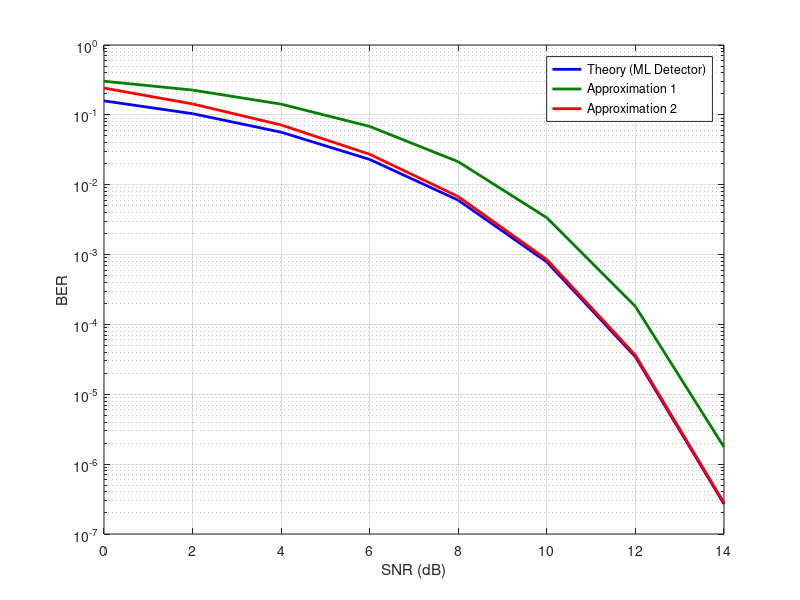

MATLAB code to generate this figure:
%%% Appendix 1 Simulation Program
%%% Written by P.-J. Su 2022/8/24

% Clear Command Window.
clc
% Remove all variables from the current workspace,
% releasing them from system memory.
clear
% Start stopwatch timer.
tic

SNR_dB = 0:2:14;   %% SNR in dB
SNR = 10.^(SNR_dB/10);

Pe_theoretical  = qfunc(sqrt(SNR));
Pe_approximation_1 = 0.5*exp(-0.5*sqrt(SNR).*sqrt(SNR));
constant_1 = 1/sqrt(2*pi);
Pe_approximation_2 = constant_1*exp(-0.5*sqrt(SNR).*sqrt(SNR))./sqrt(SNR);

clf;
semilogy(SNR_dB, Pe_theoretical, 'b', 'LineWidth', 2);
hold on;
semilogy(SNR_dB, Pe_approximation_1, 'Color', '#008000', 'LineWidth', 2);
hold on;
semilogy(SNR_dB, Pe_approximation_2, 'r', 'LineWidth', 2);
axis([0,14,1e-7,1]);

legend('Theory (ML Detector)','Approximation 1','Approximation 2');
xlabel('SNR (dB)');
ylabel('BER');
grid;

% Read elapsed time from stopwatch.
toc